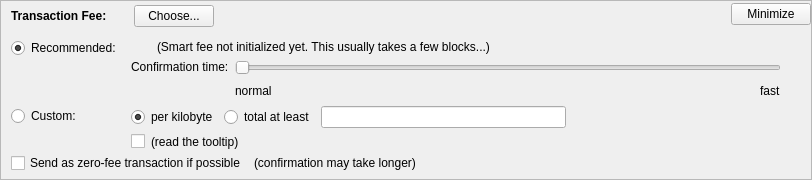
    <widget class="QFrame" name="frameFee">
     <property name="sizePolicy">
      <sizepolicy hsizetype="Expanding" vsizetype="Expanding">
       <horstretch>0</horstretch>
       <verstretch>0</verstretch>
      </sizepolicy>
     </property>
     <property name="maximumSize">
      <size>
       <width>16777215</width>
       <height>16777215</height>
      </size>
     </property>
     <property name="frameShape">
      <enum>QFrame::StyledPanel</enum>
     </property>
     <property name="frameShadow">
      <enum>QFrame::Sunken</enum>
     </property>
     <layout class="QVBoxLayout" name="verticalLayoutFee1">
      <property name="spacing">
       <number>0</number>
      </property>
      <property name="leftMargin">
       <number>0</number>
      </property>
      <property name="topMargin">
       <number>0</number>
      </property>
      <property name="rightMargin">
       <number>0</number>
      </property>
      <property name="bottomMargin">
       <number>0</number>
      </property>
      <item>
       <layout class="QVBoxLayout" name="verticalLayoutFee2" stretch="0,0,0">
        <property name="spacing">
         <number>0</number>
        </property>
        <property name="leftMargin">
         <number>10</number>
        </property>
        <property name="topMargin">
         <number>0</number>
        </property>
        <item>
         <layout class="QHBoxLayout" name="horizontalLayoutFee1">
          <property name="bottomMargin">
           <number>0</number>
          </property>
          <item>
           <layout class="QVBoxLayout" name="verticalLayoutFee7">
            <property name="spacing">
             <number>0</number>
            </property>
            <item>
             <spacer name="verticalSpacerSmartFee">
              <property name="orientation">
               <enum>Qt::Vertical</enum>
              </property>
              <property name="sizeType">
               <enum>QSizePolicy::Fixed</enum>
              </property>
              <property name="sizeHint" stdset="0">
               <size>
                <width>1</width>
                <height>4</height>
               </size>
              </property>
             </spacer>
            </item>
            <item>
             <layout class="QHBoxLayout" name="horizontalLayoutSmartFee">
              <property name="spacing">
               <number>10</number>
              </property>
              <item>
               <widget class="QLabel" name="labelFeeHeadline">
                <property name="sizePolicy">
                 <sizepolicy hsizetype="Preferred" vsizetype="Maximum">
                  <horstretch>0</horstretch>
                  <verstretch>0</verstretch>
                 </sizepolicy>
                </property>
                <property name="font">
                 <font>
                  <weight>75</weight>
                  <bold>true</bold>
                 </font>
                </property>
                <property name="styleSheet">
                 <string notr="true">font-weight:bold;</string>
                </property>
                <property name="text">
                 <string>Transaction Fee:</string>
                </property>
               </widget>
              </item>
              <item>
               <widget class="QLabel" name="labelFeeMinimized">
                <property name="text">
                 <string/>
                </property>
               </widget>
              </item>
              <item>
               <widget class="QPushButton" name="buttonChooseFee">
                <property name="text">
                 <string>Choose...</string>
                </property>
               </widget>
              </item>
             </layout>
            </item>
            <item>
             <spacer name="verticalSpacer_5">
              <property name="orientation">
               <enum>Qt::Vertical</enum>
              </property>
              <property name="sizeHint" stdset="0">
               <size>
                <width>1</width>
                <height>1</height>
               </size>
              </property>
             </spacer>
            </item>
           </layout>
          </item>
          <item>
           <spacer name="horizontalSpacer_4">
            <property name="orientation">
             <enum>Qt::Horizontal</enum>
            </property>
            <property name="sizeHint" stdset="0">
             <size>
              <width>40</width>
              <height>20</height>
             </size>
            </property>
           </spacer>
          </item>
          <item>
           <widget class="QPushButton" name="buttonMinimizeFee">
            <property name="toolTip">
             <string>collapse fee-settings</string>
            </property>
            <property name="text">
             <string>Minimize</string>
            </property>
           </widget>
          </item>
         </layout>
        </item>
        <item>
         <widget class="QFrame" name="frameFeeSelection">
          <layout class="QVBoxLayout" name="verticalLayoutFee12">
           <property name="spacing">
            <number>0</number>
           </property>
           <property name="leftMargin">
            <number>0</number>
           </property>
           <property name="topMargin">
            <number>0</number>
           </property>
           <property name="rightMargin">
            <number>0</number>
           </property>
           <property name="bottomMargin">
            <number>0</number>
           </property>
           <item>
            <layout class="QGridLayout" name="gridLayoutFee">
             <property name="topMargin">
              <number>10</number>
             </property>
             <property name="bottomMargin">
              <number>4</number>
             </property>
             <property name="horizontalSpacing">
              <number>10</number>
             </property>
             <property name="verticalSpacing">
              <number>4</number>
             </property>
             <item row="1" column="1">
              <layout class="QVBoxLayout" name="verticalLayoutFee8">
               <property name="spacing">
                <number>6</number>
               </property>
               <item>
                <layout class="QHBoxLayout" name="horizontalLayoutFee13">
                 <item>
                  <widget class="QRadioButton" name="radioCustomPerKilobyte">
                   <property name="toolTip">
                    <string>If the custom fee is set to 1000 satoshis and the transaction is only 250 bytes, then &quot;per kilobyte&quot; only pays 250 satoshis in fee, while &quot;total at least&quot; pays 1000 satoshis. For transactions bigger than a kilobyte both pay by kilobyte.</string>
                   </property>
                   <property name="text">
                    <string>per kilobyte</string>
                   </property>
                   <property name="checked">
                    <bool>true</bool>
                   </property>
                   <attribute name="buttonGroup">
                    <string notr="true">groupCustomFee</string>
                   </attribute>
                  </widget>
                 </item>
                 <item>
                  <widget class="QRadioButton" name="radioCustomAtLeast">
                   <property name="toolTip">
                    <string>If the custom fee is set to 1000 satoshis and the transaction is only 250 bytes, then &quot;per kilobyte&quot; only pays 250 satoshis in fee, while &quot;total at least&quot; pays 1000 satoshis. For transactions bigger than a kilobyte both pay by kilobyte.</string>
                   </property>
                   <property name="text">
                    <string>total at least</string>
                   </property>
                   <attribute name="buttonGroup">
                    <string notr="true">groupCustomFee</string>
                   </attribute>
                  </widget>
                 </item>
                 <item>
                  <widget class="BitcoinAmountField" name="customFee"/>
                 </item>
                 <item>
                  <spacer name="horizontalSpacer_6">
                   <property name="orientation">
                    <enum>Qt::Horizontal</enum>
                   </property>
                   <property name="sizeHint" stdset="0">
                    <size>
                     <width>1</width>
                     <height>1</height>
                    </size>
                   </property>
                  </spacer>
                 </item>
                </layout>
               </item>
               <item>
                <layout class="QHBoxLayout" name="horizontalLayoutFee8">
                 <item>
                  <widget class="QCheckBox" name="checkBoxMinimumFee">
                   <property name="toolTip">
                    <string>Paying only the minimum fee is just fine as long as there is less transaction volume than space in the blocks. But be aware that this can end up in a never confirming transaction once there is more demand for bitcoin transactions than the network can process.</string>
                   </property>
                   <property name="text">
                    <string/>
                   </property>
                  </widget>
                 </item>
                 <item>
                  <widget class="QLabel" name="labelMinFeeWarning">
                   <property name="enabled">
                    <bool>true</bool>
                   </property>
                   <property name="toolTip">
                    <string>Paying only the minimum fee is just fine as long as there is less transaction volume than space in the blocks. But be aware that this can end up in a never confirming transaction once there is more demand for bitcoin transactions than the network can process.</string>
                   </property>
                   <property name="text">
                    <string>(read the tooltip)</string>
                   </property>
                   <property name="margin">
                    <number>5</number>
                   </property>
                  </widget>
                 </item>
                 <item>
                  <spacer name="horizontalSpacer_2">
                   <property name="orientation">
                    <enum>Qt::Horizontal</enum>
                   </property>
                   <property name="sizeHint" stdset="0">
                    <size>
                     <width>1</width>
                     <height>1</height>
                    </size>
                   </property>
                  </spacer>
                 </item>
                </layout>
               </item>
              </layout>
             </item>
             <item row="0" column="0">
              <layout class="QVBoxLayout" name="verticalLayoutFee4" stretch="0,1">
               <item>
                <widget class="QRadioButton" name="radioSmartFee">
                 <property name="text">
                  <string>Recommended:</string>
                 </property>
                 <property name="checked">
                  <bool>true</bool>
                 </property>
                 <attribute name="buttonGroup">
                  <string notr="true">groupFee</string>
                 </attribute>
                </widget>
               </item>
               <item>
                <spacer name="verticalSpacer_2">
                 <property name="orientation">
                  <enum>Qt::Vertical</enum>
                 </property>
                 <property name="sizeHint" stdset="0">
                  <size>
                   <width>1</width>
                   <height>1</height>
                  </size>
                 </property>
                </spacer>
               </item>
              </layout>
             </item>
             <item row="1" column="0">
              <layout class="QVBoxLayout" name="verticalLayoutFee9" stretch="0,1">
               <item>
                <widget class="QRadioButton" name="radioCustomFee">
                 <property name="text">
                  <string>Custom:</string>
                 </property>
                 <attribute name="buttonGroup">
                  <string notr="true">groupFee</string>
                 </attribute>
                </widget>
               </item>
               <item>
                <spacer name="verticalSpacer_6">
                 <property name="orientation">
                  <enum>Qt::Vertical</enum>
                 </property>
                 <property name="sizeHint" stdset="0">
                  <size>
                   <width>1</width>
                   <height>1</height>
                  </size>
                 </property>
                </spacer>
               </item>
              </layout>
             </item>
             <item row="0" column="1">
              <layout class="QVBoxLayout" name="verticalLayoutFee3" stretch="0,0,1">
               <property name="spacing">
                <number>6</number>
               </property>
               <property name="topMargin">
                <number>2</number>
               </property>
               <item>
                <layout class="QHBoxLayout" name="horizontalLayoutFee12">
                 <item>
                  <widget class="QLabel" name="labelSmartFee">
                   <property name="text">
                    <string/>
                   </property>
                   <property name="margin">
                    <number>2</number>
                   </property>
                  </widget>
                 </item>
                 <item>
                  <widget class="QLabel" name="labelFeeEstimation">
                   <property name="text">
                    <string/>
                   </property>
                  </widget>
                 </item>
                 <item>
                  <widget class="QLabel" name="labelSmartFee2">
                   <property name="text">
                    <string>(Smart fee not initialized yet. This usually takes a few blocks...)</string>
                   </property>
                   <property name="margin">
                    <number>2</number>
                   </property>
                  </widget>
                 </item>
                 <item>
                  <spacer name="horizontalSpacer_5">
                   <property name="orientation">
                    <enum>Qt::Horizontal</enum>
                   </property>
                   <property name="sizeHint" stdset="0">
                    <size>
                     <width>1</width>
                     <height>1</height>
                    </size>
                   </property>
                  </spacer>
                 </item>
                </layout>
               </item>
               <item>
                <layout class="QHBoxLayout" name="horizontalLayoutFee9">
                 <item>
                  <layout class="QVBoxLayout" name="verticalLayoutFee6">
                   <item>
                    <widget class="QLabel" name="labelSmartFee3">
                     <property name="text">
                      <string>Confirmation time:</string>
                     </property>
                     <property name="margin">
                      <number>2</number>
                     </property>
                    </widget>
                   </item>
                   <item>
                    <spacer name="verticalSpacer_3">
                     <property name="orientation">
                      <enum>Qt::Vertical</enum>
                     </property>
                     <property name="sizeHint" stdset="0">
                      <size>
                       <width>1</width>
                       <height>1</height>
                      </size>
                     </property>
                    </spacer>
                   </item>
                  </layout>
                 </item>
                 <item>
                  <layout class="QVBoxLayout" name="verticalLayoutFee5">
                   <property name="rightMargin">
                    <number>30</number>
                   </property>
                   <item>
                    <widget class="QSlider" name="sliderSmartFee">
                     <property name="minimum">
                      <number>0</number>
                     </property>
                     <property name="maximum">
                      <number>24</number>
                     </property>
                     <property name="pageStep">
                      <number>1</number>
                     </property>
                     <property name="value">
                      <number>0</number>
                     </property>
                     <property name="orientation">
                      <enum>Qt::Horizontal</enum>
                     </property>
                     <property name="invertedAppearance">
                      <bool>false</bool>
                     </property>
                     <property name="invertedControls">
                      <bool>false</bool>
                     </property>
                     <property name="tickPosition">
                      <enum>QSlider::NoTicks</enum>
                     </property>
                    </widget>
                   </item>
                   <item>
                    <layout class="QHBoxLayout" name="horizontalLayoutFee10">
                     <item>
                      <widget class="QLabel" name="labelSmartFeeNormal">
                       <property name="text">
                        <string>normal</string>
                       </property>
                      </widget>
                     </item>
                     <item>
                      <spacer name="horizontalSpacer_3">
                       <property name="orientation">
                        <enum>Qt::Horizontal</enum>
                       </property>
                       <property name="sizeHint" stdset="0">
                        <size>
                         <width>40</width>
                         <height>20</height>
                        </size>
                       </property>
                      </spacer>
                     </item>
                     <item>
                      <widget class="QLabel" name="labelSmartFeeFast">
                       <property name="text">
                        <string>fast</string>
                       </property>
                      </widget>
                     </item>
                    </layout>
                   </item>
                  </layout>
                 </item>
                </layout>
               </item>
               <item>
                <spacer name="verticalSpacer_4">
                 <property name="orientation">
                  <enum>Qt::Vertical</enum>
                 </property>
                 <property name="sizeHint" stdset="0">
                  <size>
                   <width>1</width>
                   <height>1</height>
                  </size>
                 </property>
                </spacer>
               </item>
              </layout>
             </item>
            </layout>
           </item>
           <item>
            <layout class="QHBoxLayout" name="horizontalLayoutFee5" stretch="0,0,0">
             <property name="spacing">
              <number>8</number>
             </property>
             <property name="bottomMargin">
              <number>4</number>
             </property>
             <item>
              <widget class="QCheckBox" name="checkBoxFreeTx">
               <property name="text">
                <string>Send as zero-fee transaction if possible</string>
               </property>
              </widget>
             </item>
             <item>
              <widget class="QLabel" name="labelFreeTx">
               <property name="text">
                <string>(confirmation may take longer)</string>
               </property>
               <property name="margin">
                <number>5</number>
               </property>
              </widget>
             </item>
             <item>
              <spacer name="horizontalSpacerFee5">
               <property name="orientation">
                <enum>Qt::Horizontal</enum>
               </property>
               <property name="sizeHint" stdset="0">
                <size>
                 <width>1</width>
                 <height>1</height>
                </size>
               </property>
              </spacer>
             </item>
            </layout>
           </item>
           <item>
            <spacer name="verticalSpacerFee2">
             <property name="orientation">
              <enum>Qt::Vertical</enum>
             </property>
             <property name="sizeHint" stdset="0">
              <size>
               <width>1</width>
               <height>1</height>
              </size>
             </property>
            </spacer>
           </item>
          </layout>
         </widget>
        </item>
        <item>
         <spacer name="verticalSpacerFee">
          <property name="orientation">
           <enum>Qt::Vertical</enum>
          </property>
          <property name="sizeHint" stdset="0">
           <size>
            <width>800</width>
            <height>1</height>
           </size>
          </property>
         </spacer>
        </item>
       </layout>
      </item>
     </layout>
    </widget>
